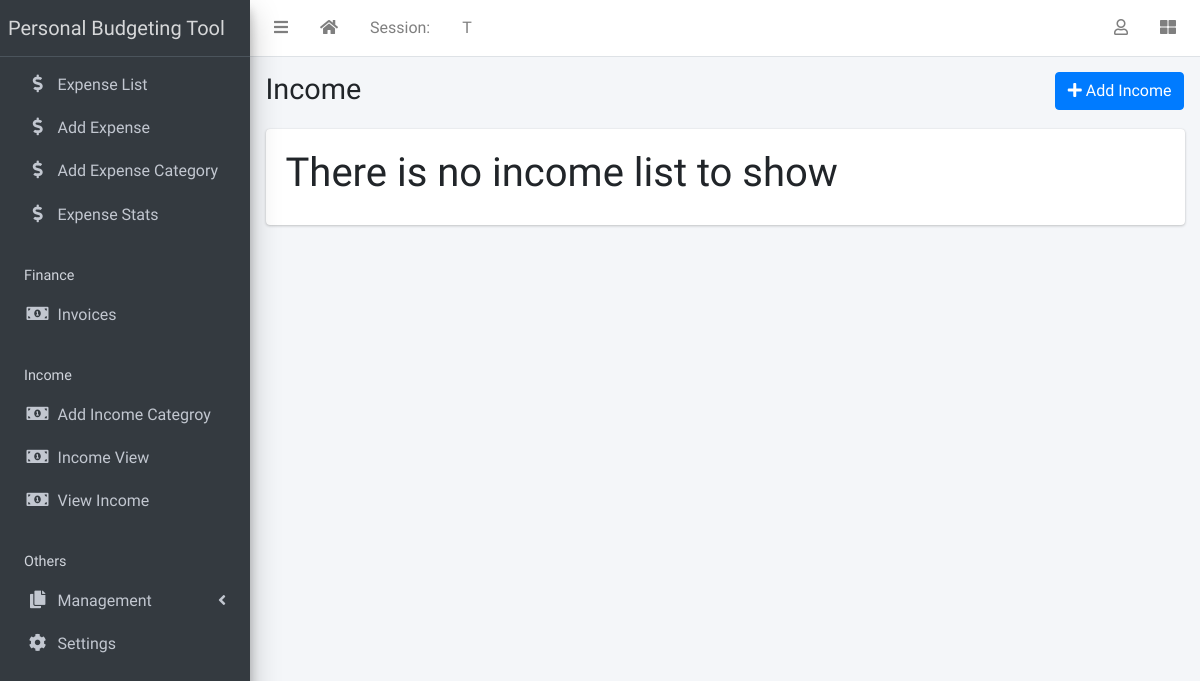
The page /income/incomes/ (signed in) on the database as committed earlier.
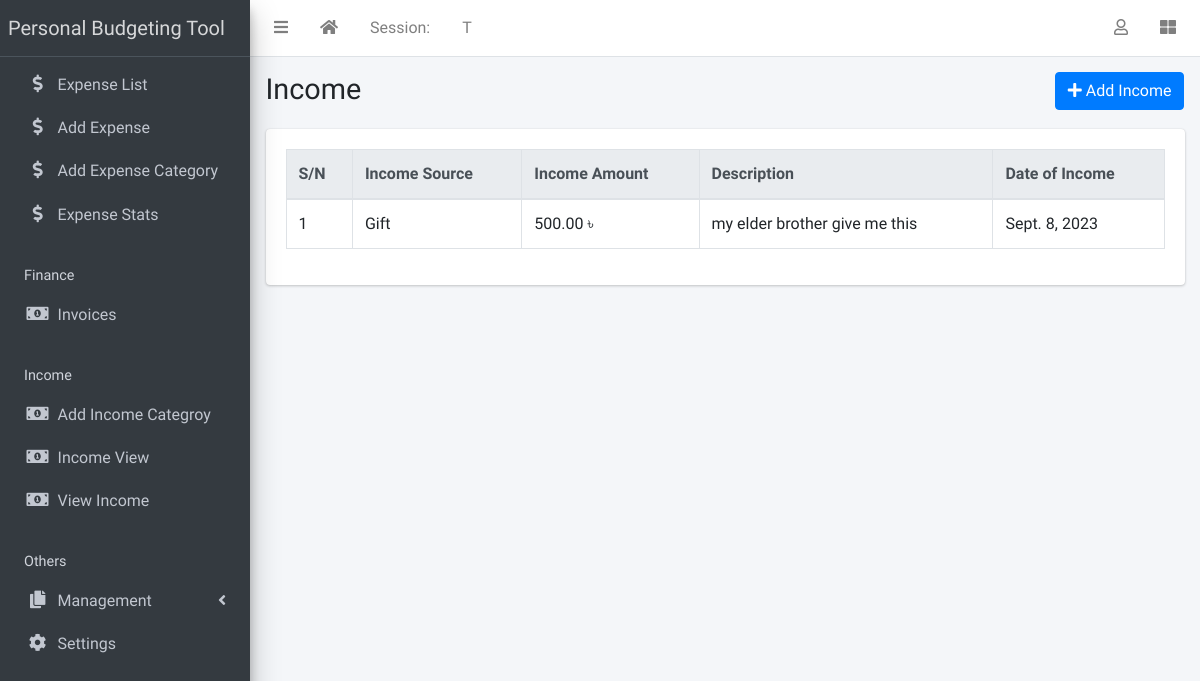
The same page on the database as committed later.
### Income_Management/models.py (models this page shows, shortened)
class Income(models.Model):
    user = models.ForeignKey(User,on_delete=models.CASCADE)
    source = models.ForeignKey(Income_Source,on_delete=models.SET_NULL,null=True,blank=True)
    amount = models.DecimalField(max_digits=10,decimal_places=2)
    description = models.TextField()
    date = models.DateField(blank=True,null=True)
    created_at = models.DateTimeField(default=timezone.now)
    updated_at = models.DateTimeField(auto_now=True)

class Income_Source(models.Model):
    user = models.ForeignKey(User,on_delete=models.CASCADE)
    source_name = models.CharField(max_length=250,blank=True)
    income_goal = models.DecimalField(max_digits=10,decimal_places=2,null=True,blank=True)
    created_at = models.DateTimeField(auto_now_add=True)
    updated_at = models.DateTimeField(auto_now=True)
    def __str__(self) -> str:
        return self.source_name

### Income_Management/views.py (the view)
# urls.py: path('incomes/',IncomeView.as_view(),name='income_list'),
class IncomeView(LoginRequiredMixin,ListView):
    template_name = 'income_list.html'
    def get(self,request):
        incomes = Income.objects.filter(user=request.user)
        return render(request, self.template_name,{'incomes':incomes})

### Income_Management/templates/income_list.html (shortened to what this page needs)
{% extends 'base.html' %}
{% block title %}Income {% endblock title %}
{% block breadcrumb %}
<a class="btn btn-primary" href="{% url 'add_income' %}"><i
    class="fas fa-plus"></i> Add Income</a>
{% endblock breadcrumb %}
{% block content %}
  <div class="table-responsive">
    {% if not incomes %}
     <h1> There is no income list to show</h1>
    {% else %}
    <table id="expensetable" class="table table-bordered table-hover" data-page-length='100'>
      <thead class="thead-light">
        <tr>
          <th>S/N</th>
          <th>Income Source</th>
          <th>Income Amount</th>
          <th>Description</th>
          <th>Date of Income</th>
        </tr>
      </thead>
      <tbody>
        {% for income in incomes %}
          <tr class='clickable-row' data-href="#">
            <td>{{ forloop.counter}}</td>
            <td>{{ income.source }}</td>
            <td>{{ income.amount}} ৳</td>
            <td>{{ income.description }}</td>
            <td>{{ income.date }}</td>
          </tr>
        {% endfor %}
      </tbody>
    </table>
    {% endif %}
  </div>
{% endblock content %}

Rows that differ between the two databases and show on the page:
added Income: source "Gift", amount "500.00", description "my elder brother give me this", date "Sept. 8, 2023"
Other text that changed with them:
text no longer shown: "There is no income list to show"
text now shown: "S/N Income Source Income Amount Description Date of Income"
